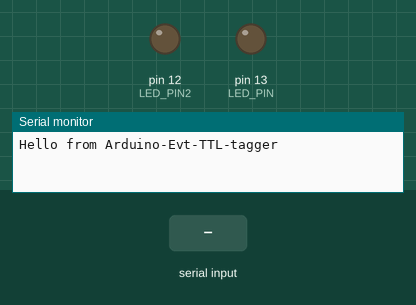
Recording of a sketch running on a simulated Arduino Uno, built with avr-gcc and run on an emulated ATmega328P. On the bench: output pins drawn as LEDs (lit = HIGH), the last lines printed to the serial monitor. Dashed ring = blinking. The inputs (shaded band) are chosen by the test bench.

Above: at 1.2 s.
1.3 s: "c\n" received over Serial
At 1.5 s:
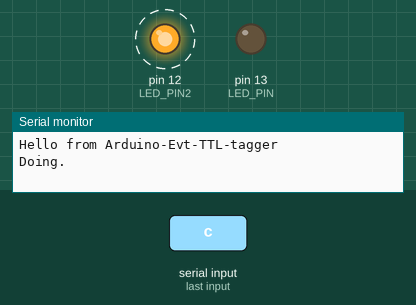
3.0 s: "1\n" received over Serial
Timing chart, 0 to 6.0 s (numbered marks = the images above; inputs shaded):
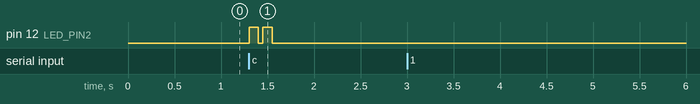

Measured:
- after the input at 1.3 s, pin 12 (LED_PIN2): alternates HIGH for 0.10 s and LOW for 0.05 s, 4 changes in all, then stays LOW, starting at once

The sketch:

arduino.ino
```cpp
const int LED_PIN = 13;
const int LED_PIN2 = 12;
void setup() {
  // initialize serial communication at 9600 bits per second
  Serial.begin(9600);
  Serial.println("Hello from Arduino-Evt-TTL-tagger");

  // initialize digital pin LED_BUILTIN as an output.
  pinMode(LED_PIN, OUTPUT);
  pinMode(LED_PIN2, OUTPUT);
  digitalWrite(LED_PIN, LOW);
}

void do_action(char act_code) {
  // doing something
  if(act_code == 'a'){
    Serial.println("Hello from Arduino-Evt-TTL-tagger");
  }
  else if(act_code == 'b'){
    Serial.println("Doing.");
    digitalWrite(LED_PIN2, HIGH);
    delay(300);
    digitalWrite(LED_PIN2, LOW);
  }
  else if(act_code == 'c'){
    Serial.println("Doing.");
    digitalWrite(LED_PIN2, HIGH);
    delay(100);
    digitalWrite(LED_PIN2, LOW);
    delay(50);
    digitalWrite(LED_PIN2, HIGH);
    delay(100);
    digitalWrite(LED_PIN2, LOW);
  }
  else if(act_code == '\r' || act_code == '\n'){
    ;
  }
  else{
    Serial.println("Doing nothing.");
  }
}


void loop() {
  // read the serial input
  while(Serial.available()){
    char act_code = Serial.read();
    do_action(act_code);
  }
}
```
